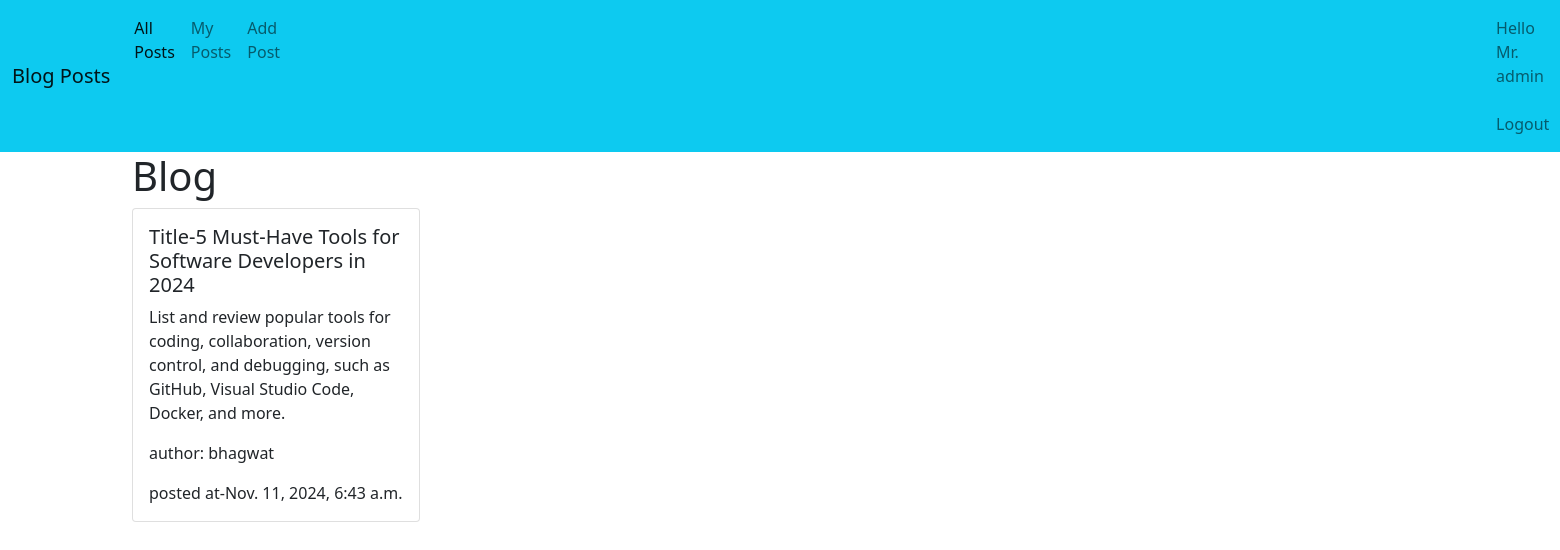
/blog_details/11/ (signed in), run on the app's committed database.
### blog/models.py (models this page shows, shortened)
class Post(models.Model):
    title = models.CharField(max_length=200)
    body = models.TextField()
    author = models.ForeignKey(User,on_delete=models.CASCADE)
    posted_at = models.DateTimeField(auto_now_add=True)

### blog/views.py (the view)
# urls.py: path('blog_details/<int:pk>/',blog_details,name='blog_details_url'),
@login_required(login_url='login_url')
def blog_details(request,pk):
    template_name = 'blog/blog_details.html'
    blog_post =  Post.objects.get(id=pk)
    context={'blog_post':blog_post}
    return render(request,template_name,context)

### templates/blog/blog_details.html (shortened to what this page needs)
{% extends 'layout.html' %}
{% load crispy_forms_tags %}
{% block content %}
<div class="container ">
    <h1>Blog </h1>
    <div class="card" style="width: 18rem;">
        <div class="card-body">
          <h5 class="card-title">Title-{{blog_post.title}}</h5>
          <p class="card-text">{{blog_post.body}}</p>
          <p class="card-text">author:  {{blog_post.author}}</p>
          <p class="card-text">posted at-{{blog_post.posted_at}}</p>
        </div>
      </div>
</div>
{% endblock %}

### templates/layout.html (shortened to what this page needs)
<!DOCTYPE html>
<html lang="en">
<head>
    <link href="https://cdn.jsdelivr.net/npm/bootstrap@5.0.2/dist/css/bootstrap.min.css" rel="stylesheet">
</head>
<body>
    <nav class="navbar navbar-expand-lg navbar-light bg-info">
        <div class="container-fluid">
          <a class="navbar-brand" href="#">Blog Posts</a>
          <div class="collapse navbar-collapse" id="navbarNav">
            <ul class="navbar-nav">
              <li class="nav-item">
                <a class="nav-link active" aria-current="page" href="{% url 'home_url' %}">All Posts</a>
              </li>
              <li class="nav-item">
                <a class="nav-link" href="{% url 'my_posts_url' %}">My Posts</a>
              </li>
              <li class="nav-item">
                <a class="nav-link" href="{% url 'add_post_url' %}">Add Post</a>
              </li>
             {% if user.is_authenticated %}
              <li class="nav-item" style="margin-left: 1200px;">
                <a class="nav-link" href="{% url 'logout_url' %}"><span>Hello Mr. {{user.username}}&nbsp;
                </span>Logout</a>
              </li>
              {% endif %}
          </div>
        </div>
      </nav>
      {% block content %}
      {% endblock %}
</body>
</html>

### data on the page
Post: title "5 Must-Have Tools for Software Developers in 2024", body "List and review popular tools for coding, collaboration, version control, and debugging, such as GitHub, Visual Studio Code, Docker, and more.", author "bhagwat", posted_at "Nov. 11, 2024, 6:43 a.m."

### other printed values
{{ user.username }} "admin"
